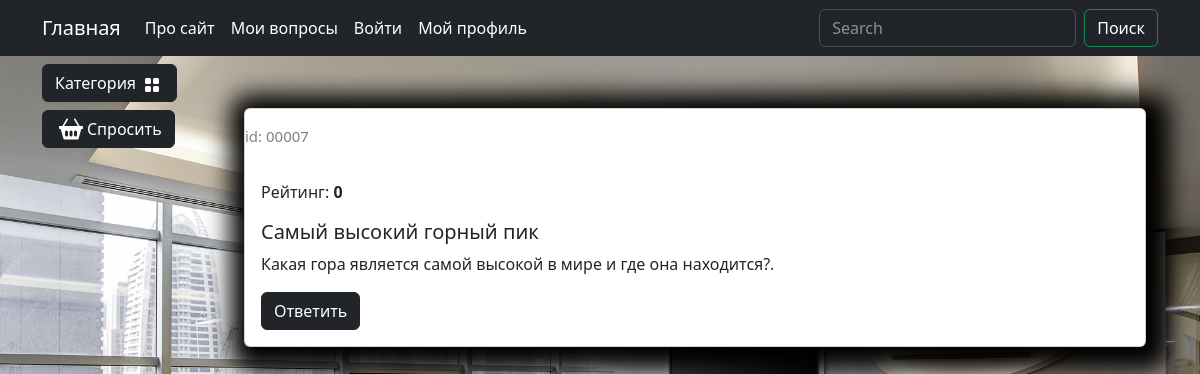
Screenshot of /catalog/question/samyj-vysokij-gornyj-pik/ with the database file from the repository.
### questions/models.py (models this page shows, shortened)
class Questions(models.Model):
    author = models.ForeignKey("auth.User", on_delete=models.CASCADE, verbose_name="Автор")
    category = models.ForeignKey(to=Categories, on_delete=models.CASCADE, verbose_name="Категория")
    title = models.CharField(max_length=200, verbose_name="Заголовок")
    slug = models.SlugField(max_length=200, unique=True, blank=True, null=True, verbose_name="Ссылка")
    text = models.TextField(verbose_name="Текст")
    rating = models.IntegerField(default=0, verbose_name="Рейтинг")
    date = models.DateTimeField( verbose_name="Дата", default=time_now)
    out_answer = models.BooleanField(default=True, verbose_name="Без ответа")
    class Meta:
        db_table = "question"
        verbose_name = "Вопрос"
        verbose_name_plural = "Вопросы"
    def display_id(self):
        return f"{self.id:05}"

### questions/views.py (the view)
# urls.py: path('question/<slug:question_slug>/', views.question, name='question'),
def question(request, question_slug):
    question = Questions.objects.get(slug=question_slug)
    context: dict = {
        'title': question.title,
        'question': question
    }
    return render(request, 'questions/question.html', context=context)

### questions/templatetags/question_tags.py (called while the page is built)
@register.simple_tag()
def tag_categories():
    return Categories.objects.all()

### questions/templates/questions/question.html (shortened to what this page needs)
{% extends "main/base.html" %}
{% load static %}
{% block content %}
    <div class="container mt-5">
        <div class="card mb-4 custom-shadow">
            <div class="row">
                <div class="col-md-4 ">
                    <p class="product_id mt-3">id: {{ question.display_id }}</p>
                </div>
            </div>
            <div class="card-body">
                <p class="card-text">Рейтинг: <strong>{{ question.rating }}</strong></p>
                <h5 class="card-title">{{ question.title }}</h5>
                <p class="card-text">{{ question.text   }}.</p>
                <a href="#" class="btn btn-dark add-to-cart"> Ответить </a>
            </div>
        </div>
    </div>
{% endblock content %}

### static/deps/css/my_css.css (style rules this page uses)
body { background-image: url("../images/bg-image.jpg"); background-repeat: no-repeat; background-attachment: fixed; background-position: center center; background-size: cover; height: 100%; }
.custom-shadow { box-shadow: 5px 5px 25px 19px #000000; }
.product_id { color: gray; font-size: 15px; }

### rows the page displays
Questions: display_id "00007", rating "0", title "Самый высокий горный пик", text "Какая гора является самой высокой в мире и где она находится?"
